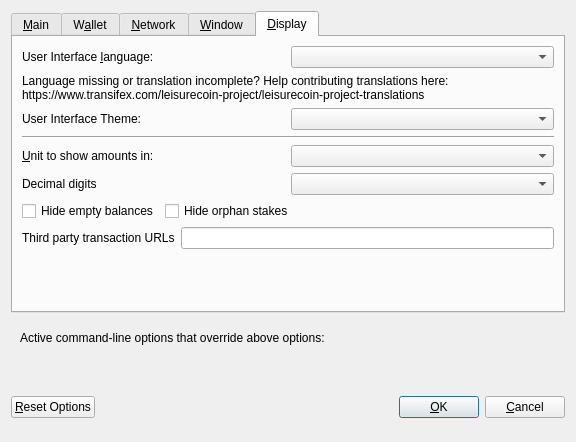
<?xml version="1.0" encoding="UTF-8"?>
<ui version="4.0">
 <class>OptionsDialog</class>
 <widget class="QDialog" name="OptionsDialog">
  <property name="geometry">
   <rect>
    <x>0</x>
    <y>0</y>
    <width>576</width>
    <height>442</height>
   </rect>
  </property>
  <property name="windowTitle">
   <string>Options</string>
  </property>
  <property name="modal">
   <bool>true</bool>
  </property>
  <layout class="QVBoxLayout" name="verticalLayout">
   <item>
    <widget class="QTabWidget" name="tabWidget">
     <property name="currentIndex">
      <number>4</number>
     </property>
     <widget class="QWidget" name="tabMain">
      <attribute name="title">
       <string>&amp;Main</string>
      </attribute>
      <layout class="QVBoxLayout" name="verticalLayout_Main">
       <item>
        <widget class="QCheckBox" name="bitcoinAtStartup">
         <property name="toolTip">
          <string>Automatically start LeisureCoin after logging in to the system.</string>
         </property>
         <property name="text">
          <string>&amp;Start LeisureCoin on system login</string>
         </property>
        </widget>
       </item>
       <item>
        <layout class="QHBoxLayout" name="horizontalLayout_2_Main">
         <item>
          <widget class="QLabel" name="databaseCacheLabel">
           <property name="text">
            <string>Size of &amp;database cache</string>
           </property>
           <property name="textFormat">
            <enum>Qt::PlainText</enum>
           </property>
           <property name="buddy">
            <cstring>databaseCache</cstring>
           </property>
          </widget>
         </item>
         <item>
          <widget class="QSpinBox" name="databaseCache"/>
         </item>
         <item>
          <widget class="QLabel" name="databaseCacheUnitLabel">
           <property name="text">
            <string>MB</string>
           </property>
           <property name="textFormat">
            <enum>Qt::PlainText</enum>
           </property>
          </widget>
         </item>
         <item>
          <spacer name="horizontalSpacer_2_Main">
           <property name="orientation">
            <enum>Qt::Horizontal</enum>
           </property>
           <property name="sizeHint" stdset="0">
            <size>
             <width>40</width>
             <height>20</height>
            </size>
           </property>
          </spacer>
         </item>
        </layout>
       </item>
       <item>
        <layout class="QHBoxLayout" name="horizontalLayout_3_Main">
         <item>
          <widget class="QLabel" name="threadsScriptVerifLabel">
           <property name="text">
            <string>Number of script &amp;verification threads</string>
           </property>
           <property name="textFormat">
            <enum>Qt::PlainText</enum>
           </property>
           <property name="buddy">
            <cstring>threadsScriptVerif</cstring>
           </property>
          </widget>
         </item>
         <item>
          <widget class="QSpinBox" name="threadsScriptVerif">
           <property name="toolTip">
            <string>(0 = auto, &lt;0 = leave that many cores free)</string>
           </property>
          </widget>
         </item>
         <item>
          <spacer name="horizontalSpacer_3_Main">
           <property name="orientation">
            <enum>Qt::Horizontal</enum>
           </property>
           <property name="sizeHint" stdset="0">
            <size>
             <width>40</width>
             <height>20</height>
            </size>
           </property>
          </spacer>
         </item>
        </layout>
       </item>
       <item>
        <spacer name="verticalSpacer_2">
         <property name="orientation">
          <enum>Qt::Vertical</enum>
         </property>
         <property name="sizeHint" stdset="0">
          <size>
           <width>20</width>
           <height>40</height>
          </size>
         </property>
        </spacer>
       </item>
       <item>
        <layout class="QHBoxLayout" name="horiz-autominting-layout">
         <item>
          <widget class="QCheckBox" name="checkBoxZeromintEnable">
           <property name="toolTip">
            <string>Enable automatic minting of LSR units to zLSR</string>
           </property>
           <property name="layoutDirection">
            <enum>Qt::LeftToRight</enum>
           </property>
           <property name="text">
            <string>Enable zlsr Automint</string>
           </property>
          </widget>
         </item>
         <item>
          <widget class="QCheckBox" name="checkBoxZeromintAddresses">
           <property name="toolTip">
            <string>Enable automatic zLSR minting from specific addresses</string>
           </property>
           <property name="layoutDirection">
            <enum>Qt::LeftToRight</enum>
           </property>
           <property name="text">
            <string>Enable Automint Addresses</string>
           </property>
          </widget>
         </item>
        </layout>
       </item>
       <item>
        <layout class="QHBoxLayout" name="horizontalLayout_3">
         <item>
          <widget class="QLabel" name="percentage_label">
           <property name="toolTip">
            <string>Percentage of incoming LSR which get automatically converted to zLSR via Zerocoin Protocol (min: 10%)</string>
           </property>
           <property name="text">
            <string>Percentage of autominted zLSR</string>
           </property>
          </widget>
         </item>
         <item>
          <widget class="QSpinBox" name="zeromintPercentage">
           <property name="minimum">
            <number>1</number>
           </property>
           <property name="maximum">
            <number>100</number>
           </property>
          </widget>
         </item>
        </layout>
       </item>
       <item>
        <layout class="QHBoxLayout" name="horizontalLayout" stretch="0,0">
         <property name="sizeConstraint">
          <enum>QLayout::SetFixedSize</enum>
         </property>
         <item>
          <widget class="QLabel" name="labelPreferredDenom">
           <property name="maximumSize">
            <size>
             <width>16777215</width>
             <height>16777215</height>
            </size>
           </property>
           <property name="toolTip">
            <string>Wait with automatic conversion to Zerocoin until enough LSR for this denomination is available</string>
           </property>
           <property name="text">
            <string>Preferred Automint zLSR Denomination</string>
           </property>
          </widget>
         </item>
         <item>
          <widget class="QComboBox" name="preferredDenom">
           <property name="maximumSize">
            <size>
             <width>16777215</width>
             <height>27</height>
            </size>
           </property>
           <property name="toolTip">
            <string>Wait with automatic conversion to Zerocoin until enough LSR for this denomination is available</string>
           </property>
           <property name="maxVisibleItems">
            <number>9</number>
           </property>
           <property name="maxCount">
            <number>9</number>
           </property>
          </widget>
         </item>
        </layout>
       </item>
      </layout>
     </widget>
     <widget class="QWidget" name="tabWallet">
      <attribute name="title">
       <string>W&amp;allet</string>
      </attribute>
      <layout class="QVBoxLayout" name="verticalLayout_Wallet">
       <item>
        <layout class="QHBoxLayout" name="horizontalLayout_2_Wallet">
         <item>
          <widget class="QLabel" name="labelStakeSplitThresholdText">
           <property name="text">
            <string>Stake split threshold:</string>
           </property>
          </widget>
         </item>
         <item>
          <widget class="QSpinBox" name="spinBoxStakeSplitThreshold">
           <property name="minimum">
            <number>1</number>
           </property>
           <property name="maximum">
            <number>999999</number>
           </property>
          </widget>
         </item>
        </layout>
       </item>
       <item>
        <widget class="QGroupBox" name="groupBox">
         <property name="title">
          <string>Expert</string>
         </property>
         <layout class="QVBoxLayout" name="verticalLayout_2">
          <item>
           <widget class="QCheckBox" name="coinControlFeatures">
            <property name="toolTip">
             <string>Whether to show coin control features or not.</string>
            </property>
            <property name="text">
             <string>Enable coin &amp;control features</string>
            </property>
           </widget>
          </item>
          <item>
           <widget class="QCheckBox" name="showMasternodesTab">
            <property name="toolTip">
             <string>Show additional tab listing all your Dogenodes in first sub-tab&lt;br/&gt;and all masternodes on the network in second sub-tab.</string>
            </property>
            <property name="text">
             <string>Show Masternodes Tab</string>
            </property>
           </widget>
          </item>
          <item>
           <widget class="QCheckBox" name="spendZeroConfChange">
            <property name="toolTip">
             <string>If you disable the spending of unconfirmed change, the change from a transaction&lt;br/&gt;cannot be used until that transaction has at least one confirmation.&lt;br/&gt;This also affects how your balance is computed.</string>
            </property>
            <property name="text">
             <string>&amp;Spend unconfirmed change</string>
            </property>
           </widget>
          </item>
         </layout>
        </widget>
       </item>
       <item>
        <spacer name="verticalSpacer_Wallet">
         <property name="orientation">
          <enum>Qt::Vertical</enum>
         </property>
         <property name="sizeHint" stdset="0">
          <size>
           <width>20</width>
           <height>40</height>
          </size>
         </property>
        </spacer>
       </item>
      </layout>
     </widget>
     <widget class="QWidget" name="tabNetwork">
      <attribute name="title">
       <string>&amp;Network</string>
      </attribute>
      <layout class="QVBoxLayout" name="verticalLayout_Network">
       <item>
        <widget class="QCheckBox" name="mapPortUpnp">
         <property name="toolTip">
          <string>Automatically open the LeisureCoin client port on the router. This only works when your router supports UPnP and it is enabled.</string>
         </property>
         <property name="text">
          <string>Map port using &amp;UPnP</string>
         </property>
        </widget>
       </item>
       <item>
        <widget class="QCheckBox" name="allowIncoming">
         <property name="toolTip">
          <string>Accept connections from outside</string>
         </property>
         <property name="text">
          <string>Allow incoming connections</string>
         </property>
        </widget>
       </item>
       <item>
        <widget class="QCheckBox" name="connectSocks">
         <property name="toolTip">
          <string>Connect to the LeisureCoin network through a SOCKS5 proxy.</string>
         </property>
         <property name="text">
          <string>&amp;Connect through SOCKS5 proxy (default proxy):</string>
         </property>
        </widget>
       </item>
       <item>
        <layout class="QHBoxLayout" name="horizontalLayout_1_Network">
         <item>
          <widget class="QLabel" name="proxyIpLabel">
           <property name="text">
            <string>Proxy &amp;IP:</string>
           </property>
           <property name="textFormat">
            <enum>Qt::PlainText</enum>
           </property>
           <property name="buddy">
            <cstring>proxyIp</cstring>
           </property>
          </widget>
         </item>
         <item>
          <widget class="QValidatedLineEdit" name="proxyIp">
           <property name="minimumSize">
            <size>
             <width>140</width>
             <height>0</height>
            </size>
           </property>
           <property name="maximumSize">
            <size>
             <width>140</width>
             <height>16777215</height>
            </size>
           </property>
           <property name="toolTip">
            <string>IP address of the proxy (e.g. IPv4: 127.0.0.1 / IPv6: ::1)</string>
           </property>
          </widget>
         </item>
         <item>
          <widget class="QLabel" name="proxyPortLabel">
           <property name="text">
            <string>&amp;Port:</string>
           </property>
           <property name="textFormat">
            <enum>Qt::PlainText</enum>
           </property>
           <property name="buddy">
            <cstring>proxyPort</cstring>
           </property>
          </widget>
         </item>
         <item>
          <widget class="QLineEdit" name="proxyPort">
           <property name="minimumSize">
            <size>
             <width>55</width>
             <height>0</height>
            </size>
           </property>
           <property name="maximumSize">
            <size>
             <width>55</width>
             <height>16777215</height>
            </size>
           </property>
           <property name="toolTip">
            <string>Port of the proxy (e.g. 9050)</string>
           </property>
          </widget>
         </item>
         <item>
          <spacer name="horizontalSpacer_1_Network">
           <property name="orientation">
            <enum>Qt::Horizontal</enum>
           </property>
           <property name="sizeHint" stdset="0">
            <size>
             <width>40</width>
             <height>20</height>
            </size>
           </property>
          </spacer>
         </item>
        </layout>
       </item>
       <item>
        <spacer name="verticalSpacer_Network">
         <property name="orientation">
          <enum>Qt::Vertical</enum>
         </property>
         <property name="sizeHint" stdset="0">
          <size>
           <width>20</width>
           <height>40</height>
          </size>
         </property>
        </spacer>
       </item>
      </layout>
     </widget>
     <widget class="QWidget" name="tabWindow">
      <attribute name="title">
       <string>&amp;Window</string>
      </attribute>
      <layout class="QVBoxLayout" name="verticalLayout_Window">
       <item>
        <widget class="QCheckBox" name="minimizeToTray">
         <property name="toolTip">
          <string>Show only a tray icon after minimizing the window.</string>
         </property>
         <property name="text">
          <string>&amp;Minimize to the tray instead of the taskbar</string>
         </property>
        </widget>
       </item>
       <item>
        <widget class="QCheckBox" name="minimizeOnClose">
         <property name="toolTip">
          <string>Minimize instead of exit the application when the window is closed. When this option is enabled, the application will be closed only after selecting Quit in the menu.</string>
         </property>
         <property name="text">
          <string>M&amp;inimize on close</string>
         </property>
        </widget>
       </item>
       <item>
        <spacer name="verticalSpacer_Window">
         <property name="orientation">
          <enum>Qt::Vertical</enum>
         </property>
         <property name="sizeHint" stdset="0">
          <size>
           <width>20</width>
           <height>40</height>
          </size>
         </property>
        </spacer>
       </item>
      </layout>
     </widget>
     <widget class="QWidget" name="tabDisplay">
      <attribute name="title">
       <string>&amp;Display</string>
      </attribute>
      <layout class="QVBoxLayout" name="verticalLayout_Display">
       <item>
        <layout class="QHBoxLayout" name="horizontalLayout_1_Display">
         <item>
          <widget class="QLabel" name="langLabel">
           <property name="text">
            <string>User Interface &amp;language:</string>
           </property>
           <property name="textFormat">
            <enum>Qt::PlainText</enum>
           </property>
           <property name="buddy">
            <cstring>lang</cstring>
           </property>
          </widget>
         </item>
         <item>
          <widget class="QValueComboBox" name="lang">
           <property name="toolTip">
            <string>The user interface language can be set here. This setting will take effect after restarting leisurecoin.</string>
           </property>
          </widget>
         </item>
        </layout>
       </item>
       <item>
        <widget class="QLabel" name="label_3">
         <property name="toolTip">
          <string notr="true"/>
         </property>
         <property name="statusTip">
          <string notr="true"/>
         </property>
         <property name="whatsThis">
          <string notr="true"/>
         </property>
         <property name="accessibleName">
          <string notr="true"/>
         </property>
         <property name="text">
          <string>Language missing or translation incomplete? Help contributing translations here:
https://www.transifex.com/leisurecoin-project/leisurecoin-project-translations</string>
         </property>
         <property name="wordWrap">
          <bool>true</bool>
         </property>
         <property name="openExternalLinks">
          <bool>true</bool>
         </property>
         <property name="textInteractionFlags">
          <set>Qt::TextBrowserInteraction</set>
         </property>
        </widget>
       </item>
       <item>
        <layout class="QHBoxLayout" name="horizontalLayout_2_Display" stretch="0,0">
         <item>
          <widget class="QLabel" name="themeLabel">
           <property name="text">
            <string>User Interface Theme:</string>
           </property>
          </widget>
         </item>
         <item>
          <widget class="QValueComboBox" name="theme"/>
         </item>
        </layout>
       </item>
       <item>
        <widget class="Line" name="line">
         <property name="orientation">
          <enum>Qt::Horizontal</enum>
         </property>
        </widget>
       </item>
       <item>
        <layout class="QHBoxLayout" name="horizontalLayout_3_Display">
         <item>
          <widget class="QLabel" name="unitLabel">
           <property name="text">
            <string>&amp;Unit to show amounts in:</string>
           </property>
           <property name="textFormat">
            <enum>Qt::PlainText</enum>
           </property>
           <property name="buddy">
            <cstring>unit</cstring>
           </property>
          </widget>
         </item>
         <item>
          <widget class="QValueComboBox" name="unit">
           <property name="toolTip">
            <string>Choose the default subdivision unit to show in the interface and when sending coins.</string>
           </property>
          </widget>
         </item>
        </layout>
       </item>
       <item>
        <layout class="QHBoxLayout" name="horizontalLayout_4_Display">
         <item>
          <widget class="QLabel" name="digitsLabel">
           <property name="text">
            <string>Decimal digits</string>
           </property>
          </widget>
         </item>
         <item>
          <widget class="QValueComboBox" name="digits"/>
         </item>
        </layout>
       </item>
       <item>
        <layout class="QHBoxLayout" name="horizontalLayout_5_Display">
         <item>
          <widget class="QCheckBox" name="checkBoxHideZeroBalances">
           <property name="toolTip">
            <string>Hide empty balances</string>
           </property>
           <property name="layoutDirection">
            <enum>Qt::LeftToRight</enum>
           </property>
           <property name="text">
            <string>Hide empty balances</string>
           </property>
          </widget>
         </item>
         <item>
          <widget class="QCheckBox" name="checkBoxHideOrphans">
           <property name="toolTip">
            <string>Hide orphan stakes in transaction lists</string>
           </property>
           <property name="text">
            <string>Hide orphan stakes</string>
           </property>
          </widget>
         </item>
         <item>
          <spacer name="horizontalSpacer">
           <property name="orientation">
            <enum>Qt::Horizontal</enum>
           </property>
           <property name="sizeHint" stdset="0">
            <size>
             <width>40</width>
             <height>20</height>
            </size>
           </property>
          </spacer>
         </item>
        </layout>
       </item>
       <item>
        <layout class="QHBoxLayout" name="horizontalLayout_6_Display">
         <item>
          <widget class="QLabel" name="thirdPartyTxUrlsLabel">
           <property name="toolTip">
            <string>Third party URLs (e.g. a block explorer) that appear in the transactions tab as context menu items. %s in the URL is replaced by transaction hash. Multiple URLs are separated by vertical bar |.</string>
           </property>
           <property name="text">
            <string>Third party transaction URLs</string>
           </property>
           <property name="buddy">
            <cstring>thirdPartyTxUrls</cstring>
           </property>
          </widget>
         </item>
         <item>
          <widget class="QLineEdit" name="thirdPartyTxUrls">
           <property name="toolTip">
            <string>Third party URLs (e.g. a block explorer) that appear in the transactions tab as context menu items. %s in the URL is replaced by transaction hash. Multiple URLs are separated by vertical bar |.</string>
           </property>
          </widget>
         </item>
        </layout>
       </item>
       <item>
        <spacer name="verticalSpacer">
         <property name="orientation">
          <enum>Qt::Vertical</enum>
         </property>
         <property name="sizeHint" stdset="0">
          <size>
           <width>20</width>
           <height>40</height>
          </size>
         </property>
        </spacer>
       </item>
      </layout>
     </widget>
    </widget>
   </item>
   <item>
    <widget class="QFrame" name="frame">
     <layout class="QVBoxLayout" name="verticalLayout_Bottom">
      <item>
       <layout class="QHBoxLayout" name="horizontalLayout_Bottom">
        <item>
         <widget class="QLabel" name="overriddenByCommandLineInfoLabel">
          <property name="text">
           <string>Active command-line options that override above options:</string>
          </property>
          <property name="textFormat">
           <enum>Qt::PlainText</enum>
          </property>
         </widget>
        </item>
        <item>
         <spacer name="horizontalSpacer_Bottom">
          <property name="orientation">
           <enum>Qt::Horizontal</enum>
          </property>
          <property name="sizeHint" stdset="0">
           <size>
            <width>40</width>
            <height>20</height>
           </size>
          </property>
         </spacer>
        </item>
       </layout>
      </item>
      <item>
       <widget class="QLabel" name="overriddenByCommandLineLabel">
        <property name="text">
         <string/>
        </property>
        <property name="textFormat">
         <enum>Qt::PlainText</enum>
        </property>
        <property name="wordWrap">
         <bool>true</bool>
        </property>
       </widget>
      </item>
     </layout>
    </widget>
   </item>
   <item>
    <layout class="QHBoxLayout" name="horizontalLayout_Buttons">
     <item>
      <widget class="QPushButton" name="resetButton">
       <property name="toolTip">
        <string>Reset all client options to default.</string>
       </property>
       <property name="text">
        <string>&amp;Reset Options</string>
       </property>
       <property name="autoDefault">
        <bool>false</bool>
       </property>
      </widget>
     </item>
     <item>
      <spacer name="horizontalSpacer_1">
       <property name="orientation">
        <enum>Qt::Horizontal</enum>
       </property>
       <property name="sizeHint" stdset="0">
        <size>
         <width>40</width>
         <height>48</height>
        </size>
       </property>
      </spacer>
     </item>
     <item>
      <widget class="QLabel" name="statusLabel">
       <property name="minimumSize">
        <size>
         <width>200</width>
         <height>0</height>
        </size>
       </property>
       <property name="font">
        <font>
         <weight>75</weight>
         <bold>true</bold>
        </font>
       </property>
       <property name="text">
        <string/>
       </property>
       <property name="textFormat">
        <enum>Qt::PlainText</enum>
       </property>
       <property name="wordWrap">
        <bool>true</bool>
       </property>
      </widget>
     </item>
     <item>
      <spacer name="horizontalSpacer_2">
       <property name="orientation">
        <enum>Qt::Horizontal</enum>
       </property>
       <property name="sizeHint" stdset="0">
        <size>
         <width>40</width>
         <height>48</height>
        </size>
       </property>
      </spacer>
     </item>
     <item>
      <widget class="QPushButton" name="okButton">
       <property name="text">
        <string>&amp;OK</string>
       </property>
       <property name="autoDefault">
        <bool>false</bool>
       </property>
       <property name="default">
        <bool>true</bool>
       </property>
      </widget>
     </item>
     <item>
      <widget class="QPushButton" name="cancelButton">
       <property name="text">
        <string>&amp;Cancel</string>
       </property>
       <property name="autoDefault">
        <bool>false</bool>
       </property>
      </widget>
     </item>
    </layout>
   </item>
  </layout>
 </widget>
 <customwidgets>
  <customwidget>
   <class>QValidatedLineEdit</class>
   <extends>QLineEdit</extends>
   <header>qvalidatedlineedit.h</header>
  </customwidget>
  <customwidget>
   <class>QValueComboBox</class>
   <extends>QComboBox</extends>
   <header>qvaluecombobox.h</header>
  </customwidget>
 </customwidgets>
 <resources/>
 <connections/>
</ui>
